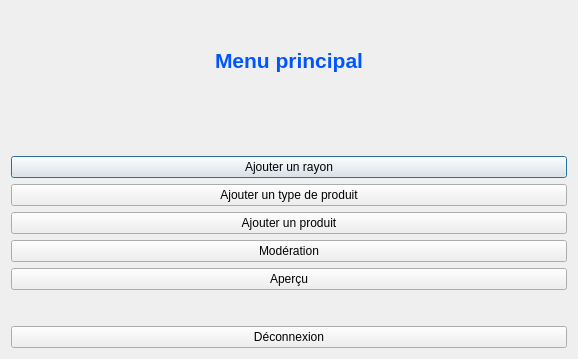
<?xml version="1.0" encoding="UTF-8"?>
<ui version="4.0">
 <class>WindowMenu</class>
 <widget class="QDialog" name="WindowMenu">
  <property name="geometry">
   <rect>
    <x>0</x>
    <y>0</y>
    <width>578</width>
    <height>359</height>
   </rect>
  </property>
  <property name="minimumSize">
   <size>
    <width>400</width>
    <height>300</height>
   </size>
  </property>
  <property name="maximumSize">
   <size>
    <width>600</width>
    <height>400</height>
   </size>
  </property>
  <property name="windowTitle">
   <string>Menu Principal</string>
  </property>
  <layout class="QVBoxLayout" name="verticalLayout">
   <item>
    <layout class="QHBoxLayout" name="horizontalLayout">
     <item>
      <spacer name="horizontalSpacer">
       <property name="orientation">
        <enum>Qt::Horizontal</enum>
       </property>
       <property name="sizeHint" stdset="0">
        <size>
         <width>40</width>
         <height>20</height>
        </size>
       </property>
      </spacer>
     </item>
     <item>
      <widget class="QLabel" name="label">
       <property name="styleSheet">
        <string notr="true">color: rgb(0, 85, 255);
font-weight: bold;</string>
       </property>
       <property name="text">
        <string>&lt;html&gt;&lt;head/&gt;&lt;body&gt;&lt;p&gt;&lt;span style=&quot; font-size:16pt;&quot;&gt;Menu principal&lt;/span&gt;&lt;/p&gt;&lt;/body&gt;&lt;/html&gt;</string>
       </property>
      </widget>
     </item>
     <item>
      <spacer name="horizontalSpacer_2">
       <property name="orientation">
        <enum>Qt::Horizontal</enum>
       </property>
       <property name="sizeHint" stdset="0">
        <size>
         <width>40</width>
         <height>20</height>
        </size>
       </property>
      </spacer>
     </item>
    </layout>
   </item>
   <item>
    <spacer name="verticalSpacer_2">
     <property name="orientation">
      <enum>Qt::Vertical</enum>
     </property>
     <property name="sizeType">
      <enum>QSizePolicy::Fixed</enum>
     </property>
     <property name="sizeHint" stdset="0">
      <size>
       <width>20</width>
       <height>39</height>
      </size>
     </property>
    </spacer>
   </item>
   <item>
    <widget class="QPushButton" name="pushButtonRayon">
     <property name="text">
      <string>Ajouter un rayon</string>
     </property>
    </widget>
   </item>
   <item>
    <widget class="QPushButton" name="pushButtonTypeProduit">
     <property name="text">
      <string>Ajouter un type de produit</string>
     </property>
    </widget>
   </item>
   <item>
    <widget class="QPushButton" name="pushButtonProduit">
     <property name="text">
      <string>Ajouter un produit</string>
     </property>
    </widget>
   </item>
   <item>
    <widget class="QPushButton" name="pushButtonModeration">
     <property name="enabled">
      <bool>true</bool>
     </property>
     <property name="whatsThis">
      <string/>
     </property>
     <property name="text">
      <string>Modération</string>
     </property>
    </widget>
   </item>
   <item>
    <widget class="QPushButton" name="pushButtonApercu">
     <property name="text">
      <string>Aperçu</string>
     </property>
    </widget>
   </item>
   <item>
    <spacer name="verticalSpacer">
     <property name="orientation">
      <enum>Qt::Vertical</enum>
     </property>
     <property name="sizeType">
      <enum>QSizePolicy::Fixed</enum>
     </property>
     <property name="sizeHint" stdset="0">
      <size>
       <width>20</width>
       <height>30</height>
      </size>
     </property>
    </spacer>
   </item>
   <item>
    <widget class="QPushButton" name="pushButtonDeconnexion">
     <property name="text">
      <string>Déconnexion</string>
     </property>
     <property name="shortcut">
      <string>Esc</string>
     </property>
    </widget>
   </item>
  </layout>
 </widget>
 <resources/>
 <connections/>
</ui>
